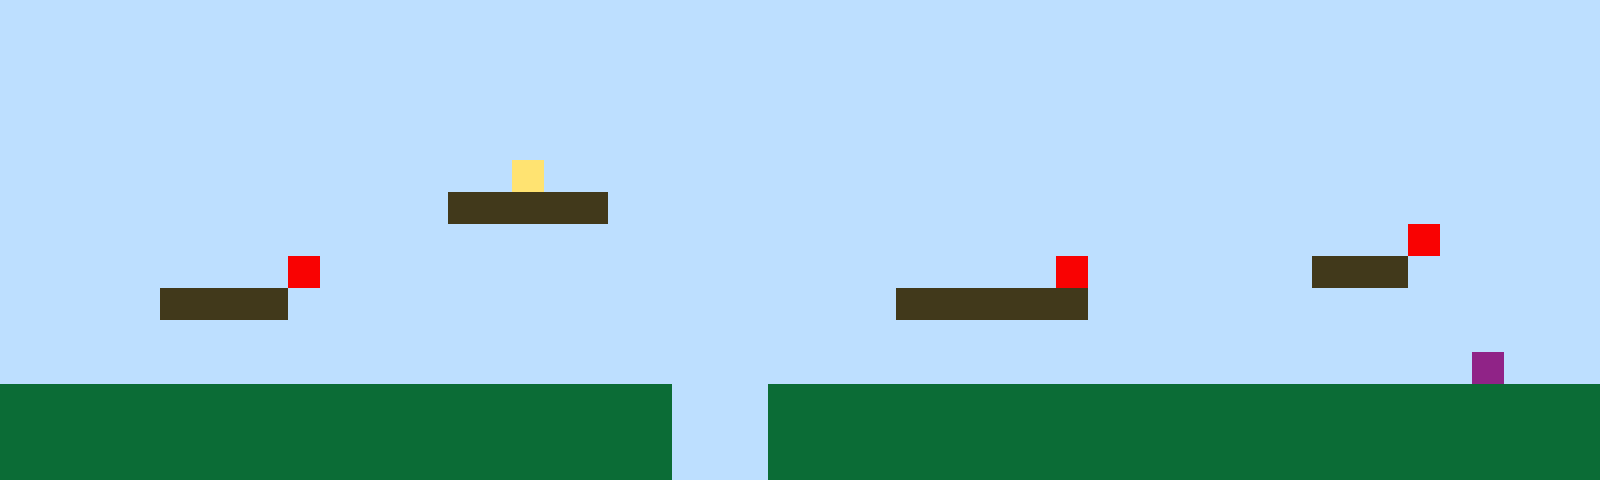

Tiled map render using the project's own tile images. Description and the whole map definition, tile-layer contents included, below:
An orthogonal 50x15 tile map with 32x32 px tiles, 1 tile layer (Tile Layer 1).

<map version="1.10" tiledversion="1.11.2" orientation="orthogonal" renderorder="right-up" width="50" height="15" tilewidth="32" tileheight="32" infinite="0" nextlayerid="2" nextobjectid="1"><editorsettings><export target="map1.csv" format="csv" /></editorsettings><tileset firstgid="1" name="sprites" tilewidth="32" tileheight="32" tilecount="6" columns="3"><image source="sprites.png" width="96" height="64" /></tileset><layer id="1" name="Tile Layer 1" width="50" height="15"><data encoding="csv">1,1,1,1,1,1,1,1,1,1,1,1,1,1,1,1,1,1,1,1,1,1,1,1,1,1,1,1,1,1,1,1,1,1,1,1,1,1,1,1,1,1,1,1,1,1,1,1,1,1,1,1,1,1,1,1,1,1,1,1,1,1,1,1,1,1,1,1,1,1,1,1,1,1,1,1,1,1,1,1,1,1,1,1,1,1,1,1,1,1,1,1,1,1,1,1,1,1,1,1,1,1,1,1,1,1,1,1,1,1,1,1,1,1,1,1,1,1,1,1,1,1,1,1,1,1,1,1,1,1,1,1,1,1,1,1,1,1,1,1,1,1,1,1,1,1,1,1,1,1,1,1,1,1,1,1,1,1,1,1,1,1,1,1,1,1,1,1,1,1,1,1,1,1,1,1,1,1,1,1,1,1,1,1,1,1,1,1,1,1,1,1,1,1,1,1,1,1,1,1,1,1,1,1,1,1,1,1,1,1,1,1,1,1,1,1,1,1,1,1,1,1,1,1,1,1,1,1,1,1,1,1,1,1,1,1,1,1,1,1,1,1,1,1,1,1,1,1,1,1,1,1,1,1,1,1,1,1,1,1,1,1,1,1,1,1,4,1,1,1,1,1,1,1,1,1,1,1,1,1,1,1,1,1,1,1,1,1,1,1,1,1,1,1,1,1,1,1,1,1,1,1,1,1,1,1,1,1,1,1,1,1,1,1,3,3,3,3,3,1,1,1,1,1,1,1,1,1,1,1,1,1,1,1,1,1,1,1,1,1,1,1,1,1,1,1,1,1,1,1,1,1,1,1,1,1,1,1,1,1,1,1,1,1,1,1,1,1,1,1,1,1,1,1,1,1,1,1,1,1,1,1,1,1,1,1,1,1,1,1,1,1,1,1,5,1,1,1,1,1,1,1,1,1,1,1,1,1,1,5,1,1,1,1,1,1,1,1,1,1,1,1,1,1,1,1,1,1,1,1,1,1,1,5,1,1,1,1,1,1,1,3,3,3,1,1,1,1,1,1,1,1,1,1,1,3,3,3,3,1,1,1,1,1,1,1,1,1,1,1,1,1,1,1,1,1,1,1,3,3,3,3,3,3,1,1,1,1,1,1,1,1,1,1,1,1,1,1,1,1,1,1,1,1,1,1,1,1,1,1,1,1,1,1,1,1,1,1,1,1,1,1,1,1,1,1,1,1,1,1,1,1,1,1,1,1,1,1,1,1,1,1,1,1,1,1,1,1,1,1,1,1,1,1,1,1,1,1,1,1,1,1,1,1,1,1,1,1,1,1,1,1,1,1,1,1,1,1,1,1,1,1,1,1,1,1,1,1,1,1,1,1,1,1,1,1,6,1,1,1,2,2,2,2,2,2,2,2,2,2,2,2,2,2,2,2,2,2,2,2,2,1,1,1,2,2,2,2,2,2,2,2,2,2,2,2,2,2,2,2,2,2,2,2,2,2,2,2,2,2,2,2,2,2,2,2,2,2,2,2,2,2,2,2,2,2,2,2,2,2,2,1,1,1,2,2,2,2,2,2,2,2,2,2,2,2,2,2,2,2,2,2,2,2,2,2,2,2,2,2,2,2,2,2,2,2,2,2,2,2,2,2,2,2,2,2,2,2,2,2,2,1,1,1,2,2,2,2,2,2,2,2,2,2,2,2,2,2,2,2,2,2,2,2,2,2,2,2,2,2</data></layer></map>
